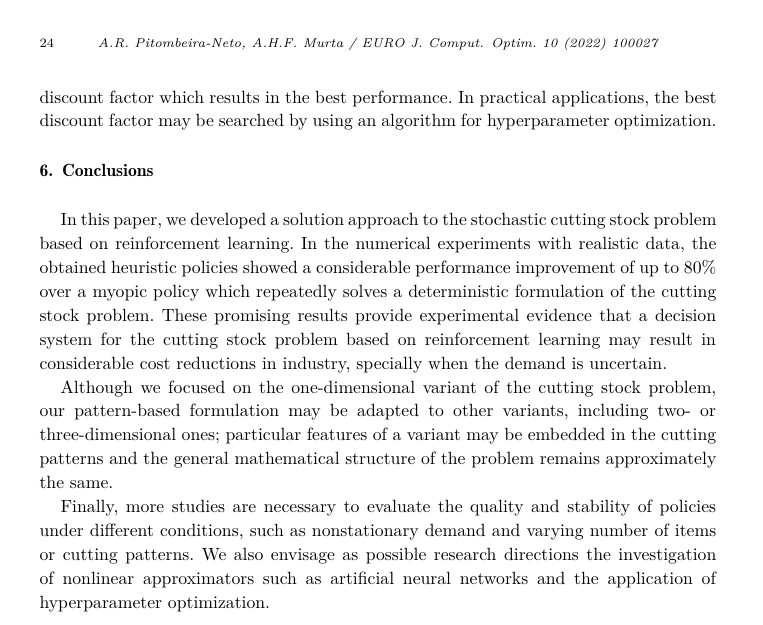
#> input picture image.png, 763 x 625 px
$ python denoise_masked.py -i image.png -m 1.png --out out.png   (older library calls are emulated)
#> lines starting #> are read from the running program, lines starting #| are printed output that depends on the picture; after the words box and inside, x2 and y2 are one past the last pixel; in counts of white or black regions, pixels touching at a corner belong together
#!/usr/bin/env python3
"""
只对 mask 指定区域做去噪并平滑融合回原图（修正版，修复广播错误）

用法示例:
  python denoise_masked.py --input inpaint.png --mask mask.png -o out_dir --method nlm --nlm-h 6 --dilate 3
"""
import os
import argparse
from pathlib import Path
import cv2
import numpy as np

def ensure_dir(p):
    Path(p).mkdir(parents=True, exist_ok=True)

try:
    from skimage.util import img_as_float, img_as_ubyte
    from skimage.restoration import estimate_sigma
except Exception:
    img_as_float = img_as_ubyte = estimate_sigma = None

try:
    from bm3d import bm3d
except Exception:
    bm3d = None

def read_gray(path):
#> called with path = 'image.png'
    img = cv2.imread(path, cv2.IMREAD_GRAYSCALE)
#> img is the input picture: shape (625, 763); min 0, max 255, mean 240.5
    if img is None:
        raise RuntimeError("无法读取: " + path)
    return img

def denoise_crop_nlm(crop, h=6):
    den = cv2.fastNlMeansDenoising(crop, None, h, 7, 21)
    return den

def denoise_crop_bm3d(crop, factor=1.0):
    if bm3d is None:
        raise RuntimeError("BM3D 未安装，请 pip install bm3d 或使用 --method nlm")
    if img_as_float is None or estimate_sigma is None:
        raise RuntimeError("需要 scikit-image，请 pip install scikit-image")
    f = img_as_float(crop)
    try:
        sigma = estimate_sigma(f, channel_axis=None)
    except TypeError:
        sigma = estimate_sigma(f, multichannel=False)
    sigma_val = float(np.mean(sigma))
    sigma_psd = sigma_val * factor
    try:
        den = bm3d(f, sigma_psd=sigma_psd)
    except Exception:
        den = bm3d(f, sigma_psd)
    den_u = img_as_ubyte(np.clip(den, 0.0, 1.0))
    return den_u

def feather_mask(mask, ksize=21):
    # mask: uint8 0/255 -> produce float mask in [0,1] with smooth edges by gaussian blur
    m = (mask.astype(np.float32)/255.0)
    # ensure odd kernel size >=1
    k = int(ksize)
    if k < 1:
        k = 1
    if k % 2 == 0:
        k += 1
    m_blur = cv2.GaussianBlur(m, (k, k), sigmaX=max(1.0, k/3.0))
    m_blur = np.clip(m_blur, 0.0, 1.0)
    return m_blur

def bbox_of_mask(mask):
    ys, xs = np.where(mask>0)
    if len(xs)==0:
        return None
    y0, y1 = ys.min(), ys.max()
    x0, x1 = xs.min(), xs.max()
    return x0, y0, x1+1, y1+1

def main():
    p = argparse.ArgumentParser()
    p.add_argument("--input", "-i", required=True)
    p.add_argument("--mask", "-m", required=True)
    p.add_argument("-o", "--out", required=True)
    p.add_argument("--method", choices=['nlm','bm3d'], default='nlm')
    p.add_argument("--nlm-h", type=float, default=6.0)
    p.add_argument("--bm3d-factor", type=float, default=1.0)
    p.add_argument("--dilate", type=int, default=3, help="膨胀 mask 的像素半径")
    p.add_argument("--pad", type=int, default=10, help="裁切 bbox 的额外 padding")
    p.add_argument("--feather", type=int, default=21, help="羽化半径（高斯核大小，奇数）")
    args = p.parse_args()

    ensure_dir(args.out)
    img = read_gray(args.input)
    mask = read_gray(args.mask)
#> call 2 of read_gray, with path = '1.png'
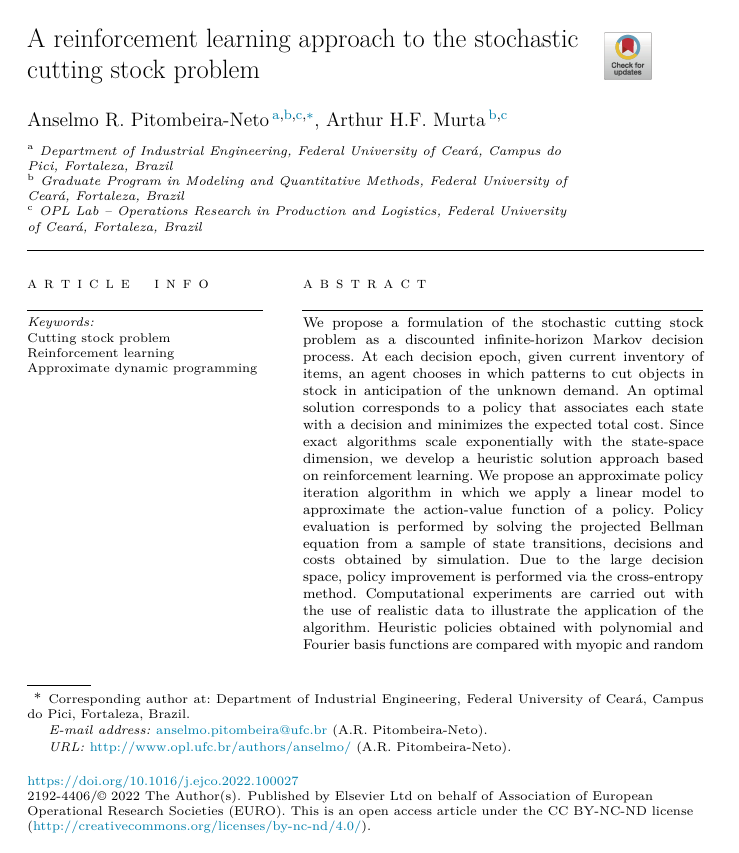
#> input picture 1.png, 739 x 853 px
    # ensure binary 0/255
    _, mask = cv2.threshold(mask, 127, 255, cv2.THRESH_BINARY)
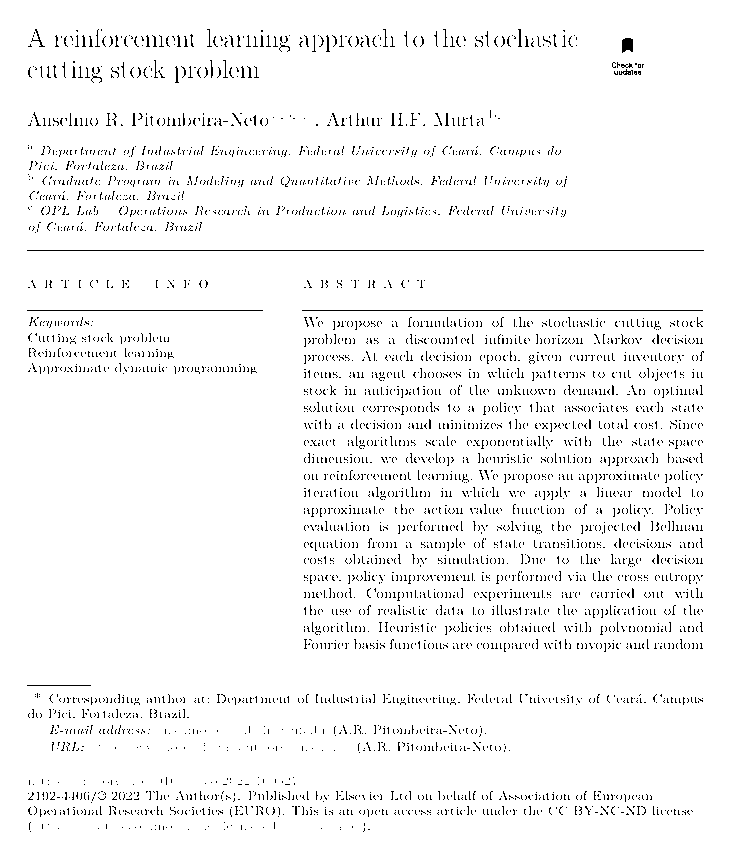
#> mask: shape (853, 739); 96.1% white; black in thin lines or dots, all inside (x1, y1, x2, y2) = (27, 29, 704, 832)

    # dilate mask if requested
    if args.dilate and args.dilate>0:
        k = cv2.getStructuringElement(cv2.MORPH_ELLIPSE, (args.dilate*2+1, args.dilate*2+1))
        mask = cv2.dilate(mask, k)
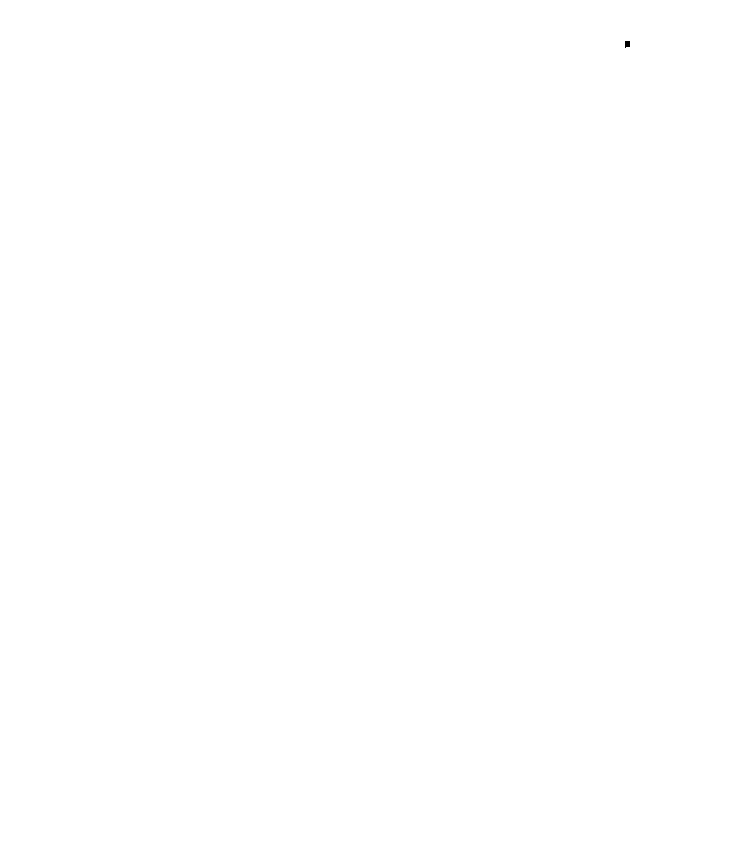
#> mask: shape (853, 739); 100% white; 1 black region, box (x1, y1, x2, y2) and area: (625, 41, 630, 48) 31

    bbox = bbox_of_mask(mask)
#> in bbox_of_mask, `y0, y1 = ys.min(), ys.max()`: y0 = 0; y1 = 852
#> in bbox_of_mask, `x0, x1 = xs.min(), xs.max()`: x0 = 0; x1 = 738
#> bbox = (0, 0, 739, 853)
    if bbox is None:
        print("mask 没有非零区域，直接复制输入到输出")
        out_path = os.path.join(args.out, Path(args.input).stem + "_masked.png")
        cv2.imwrite(out_path, img)
        return

    x0,y0,x1,y1 = bbox
#> x0 = 0; y0 = 0; x1 = 739; y1 = 853
    # add padding
    x0 = max(0, x0 - args.pad); y0 = max(0, y0 - args.pad)
    x1 = min(img.shape[1], x1 + args.pad); y1 = min(img.shape[0], y1 + args.pad)
#> after `x1 = min(img.shape[1], x1 + args.pad)`: x1 = 749
#> after `y1 = min(img.shape[0], y1 + args.pad)`: y1 = 625

    crop = img[y0:y1, x0:x1].copy()
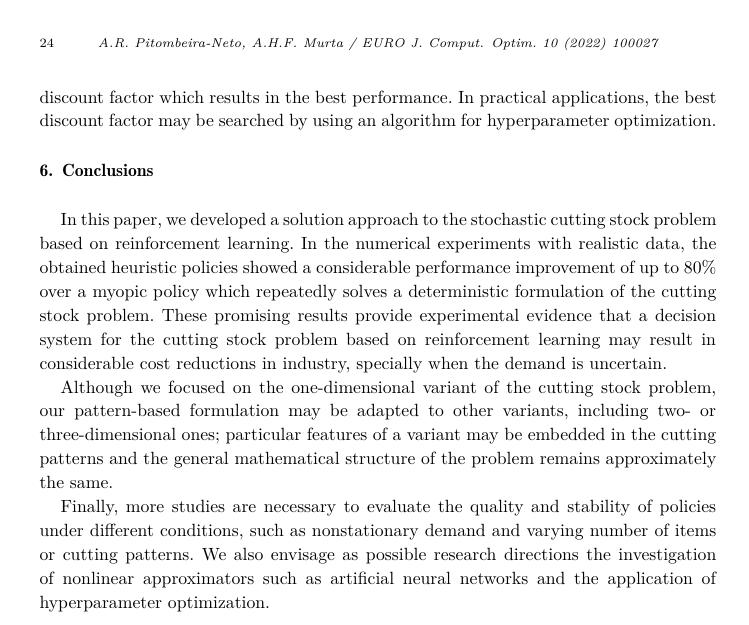
#> crop: shape (625, 749); min 0, max 255, mean 240.3
    crop_mask = mask[y0:y1, x0:x1].copy()
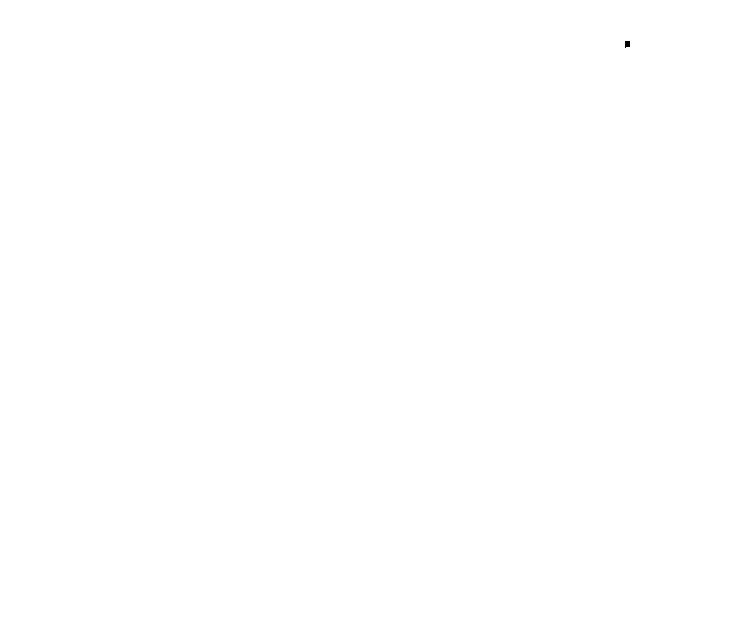
#> crop_mask: shape (625, 739); 100% white; 1 black region, box (x1, y1, x2, y2) and area: (625, 41, 630, 48) 31

    # Apply denoising to crop
    if args.method == 'nlm':
        den_crop = denoise_crop_nlm(crop, h=args.nlm_h)
    else:
        den_crop = denoise_crop_bm3d(crop, factor=args.bm3d_factor)

    # Create feathered mask for blending (float HxW in [0,1])
    feather = feather_mask(crop_mask, ksize=args.feather)  # shape H,W, float

    # Ensure shapes align: expand dims for broadcasting (H,W,1)
    feather_3 = feather[..., np.newaxis]  # H,W,1
    den_crop_f = den_crop.astype(np.float32)[..., np.newaxis]  # H,W,1
    crop_f = crop.astype(np.float32)[..., np.newaxis]  # H,W,1

    # Blend: out = feather * den_crop + (1-feather) * crop (per-channel/gray)
#> (the run stopped early here; a loop or call above may not have finished)
